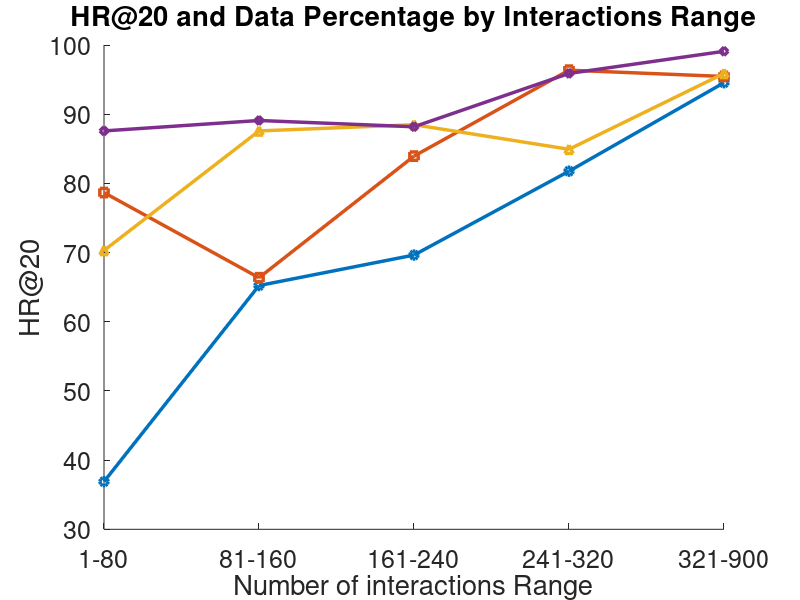

Recreate this plot in MATLAB. (Note: this script raises an error after producing the figure.)
% 数据
interactionsRange = {'1-80', '81-160', '161-240', '241-320', '321-900'};
percentageData = [34.71, 27.79, 16.01, 10.22, 11.01];
HR20_wo_Lsim = [36.89, 65.23, 69.64, 81.76, 94.55];
HR20_wo_Lcausal = [78.67, 66.36, 83.94, 96.36, 95.45];
HR20_wo_Ldomain = [70.30, 87.58, 88.48, 84.93, 95.89];
HR20 = [87.58, 89.09, 88.18, 95.89, 99.09];

% 创建图
figure('Units', 'inches', 'Position', [0, 0, 10, 8]);
fontSize = 18;
lineWidth = 2.5;

% 折线图
hold on;
plot(1:5, HR20_wo_Lsim, '-o', 'LineWidth', lineWidth);
plot(1:5, HR20_wo_Lcausal, '-s', 'LineWidth', lineWidth);
plot(1:5, HR20_wo_Ldomain, '-^', 'LineWidth', lineWidth);
plot(1:5, HR20, '-d', 'LineWidth', lineWidth);
hold off;

% 标题和轴标签
title('HR@20 and Data Percentage by Interactions Range', 'FontSize', fontSize);
xlabel('Number of interactions Range', 'FontSize', fontSize);
ylabel('HR@20', 'FontSize', fontSize);
set(gca, 'XTick', 1:5, 'XTickLabel', interactionsRange, 'FontSize', fontSize);

% 柱状图
yyaxis right;
bar(1:5, percentageData, 0.2, 'FaceColor', [0.2 0.2 0.2], 'EdgeColor', 'none', 'FaceAlpha', 0.5);
ylabel('Percentage of Data (%)', 'FontSize', fontSize);

% 图例
legend('HR@20 w/o Lsim', 'HR@20 w/o Lcausal', 'HR@20 w/o Ldomain', 'HR@20', 'FontSize', fontSize, 'Location', 'northwest');
